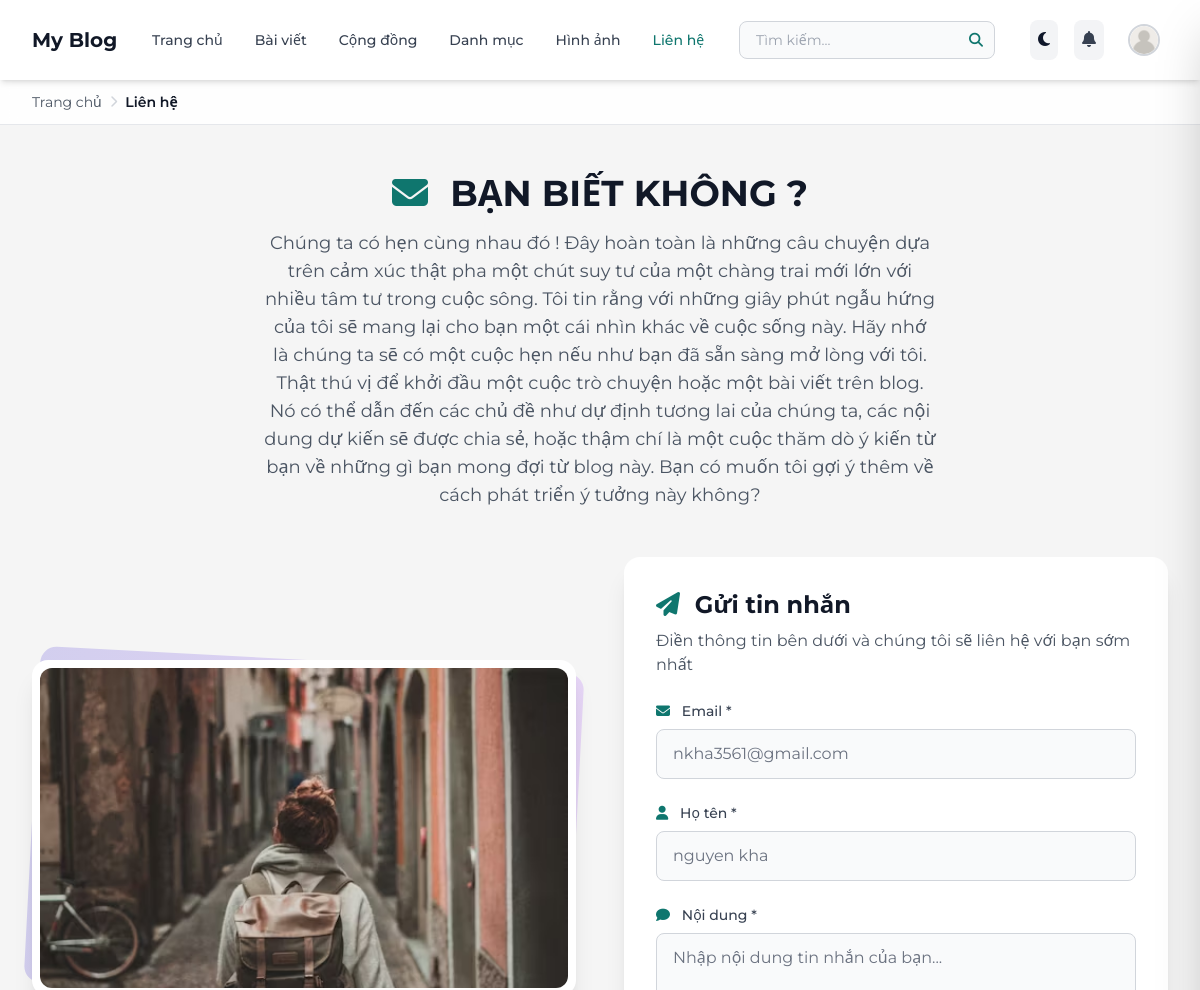
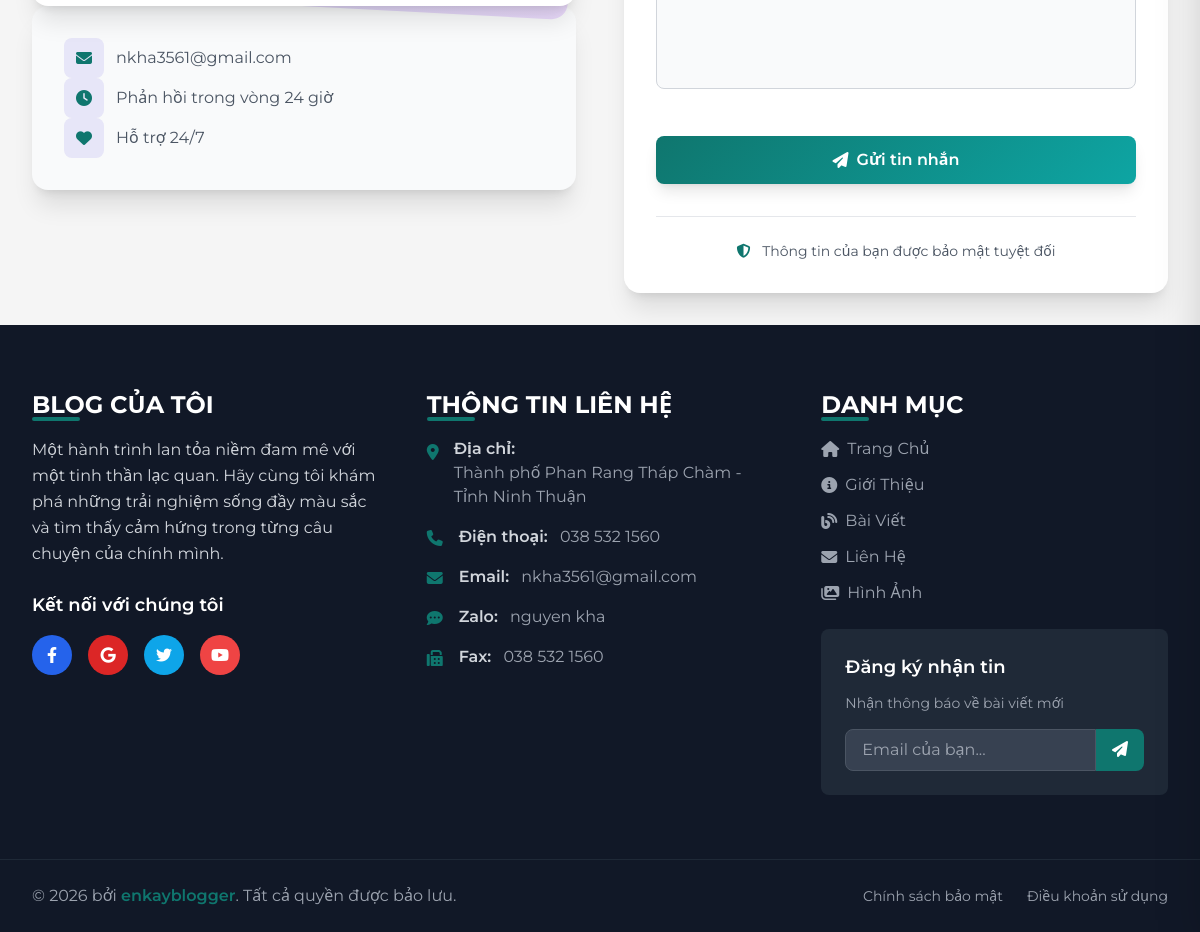
Screenshot of /project/static/contact.php (signed in) with the database file from the repository (2 pictures, top to bottom).
### tables this page shows
CREATE TABLE `settings` (
  `id` int(11) NOT NULL,
  `setting_key` varchar(255) NOT NULL,
  `setting_value` text NOT NULL
);

### project/static/contact.php (the view, shortened to what this page needs)
<?php
include '../components/connect.php';
function get_setting($conn, $key)
{
    try {
        $stmt = $conn->prepare("SELECT setting_value FROM `settings` WHERE setting_key = ?");
        $stmt->execute([$key]);
        return $stmt->fetchColumn();
    } catch (Exception $e) {
        return null;
    }
}
try {
    $image_url = get_setting($conn, 'lienhe_image') ?: '../uploaded_img/default_img.jpg';
    $tieude_text = get_setting($conn, 'lienhe_tieude') ?: 'Liên hệ với chúng tôi';
    $noidung_text = get_setting($conn, 'lienhe_noidung') ?: 'Chúng tôi luôn sẵn sàng lắng nghe ý kiến của bạn';
    $email_text = get_setting($conn, 'lienhe_email') ?: 'your-email@example.com';
    $name_text = get_setting($conn, 'lienhe_name') ?: 'Nhập họ tên của bạn';
} catch (Exception $e) {
    $image_url = '../uploaded_img/default_img.jpg';
    $tieude_text = 'Liên hệ với chúng tôi';
    $noidung_text = 'Chúng tôi luôn sẵn sàng lắng nghe ý kiến của bạn';
    $email_text = 'your-email@example.com';
    $name_text = 'Nhập họ tên của bạn';
}
?>
<?php
if (!isset($_SERVER['HTTP_X_REQUESTED_WITH']) || strtolower($_SERVER['HTTP_X_REQUESTED_WITH']) !== 'xmlhttprequest') {
    include '../components/layout_header.php';
}
?>
<?php
include '../components/breadcrumb.php';
$breadcrumb_items = auto_breadcrumb('Liên hệ');
if (!isset($_SERVER['HTTP_X_REQUESTED_WITH']) || strtolower($_SERVER['HTTP_X_REQUESTED_WITH']) !== 'xmlhttprequest') {
    render_breadcrumb($breadcrumb_items);
}
?>
<?php
if (!isset($_SERVER['HTTP_X_REQUESTED_WITH']) || strtolower($_SERVER['HTTP_X_REQUESTED_WITH']) !== 'xmlhttprequest') {
?>
    <main class="min-h-screen pt-4">
        <div class="container-custom py-8">
            <div class="text-center mb-12">
                <h1 class="text-4xl font-bold text-gray-900 dark:text-white mb-4">
                    <i class="fas fa-envelope mr-3 text-main"></i>
                    <?= htmlspecialchars($tieude_text) ?>
                </h1>
                <p class="text-lg text-gray-600 dark:text-gray-400 max-w-2xl mx-auto">
                    <?= htmlspecialchars($noidung_text) ?>
                </p>
            </div>
            <div class="max-w-6xl mx-auto">
                <div class="grid lg:grid-cols-2 gap-12 items-center">
                    <div class="order-2 lg:order-1">
                        <div class="relative group">
                            <div class="relative bg-white dark:bg-gray-800 rounded-2xl p-2 shadow-xl">
                                <img src="<?= htmlspecialchars($image_url) ?>"
                                    alt="Hình liên hệ"
                                    class="w-full h-64 md:h-80 object-cover rounded-xl"
                                    loading="lazy">
                            </div>
                        </div>
                        <div class="bg-gray-50 dark:bg-gray-700 rounded-2xl p-8 shadow-xl">
                            <div class="flex items-center space-x-3 text-gray-600 dark:text-gray-400">
                                <div class="w-10 h-10 bg-main/10 rounded-lg flex items-center justify-center">
                                    <i class="fas fa-envelope text-main"></i>
                                </div>
                                <span><?= htmlspecialchars($email_text) ?></span>
                            </div>
                            <div class="flex items-center space-x-3 text-gray-600 dark:text-gray-400">
                                <div class="w-10 h-10 bg-main/10 rounded-lg flex items-center justify-center">
                                    <i class="fas fa-clock text-main"></i>
                                </div>
                                <span>Phản hồi trong vòng 24 giờ</span>
                            </div>
                            <div class="flex items-center space-x-3 text-gray-600 dark:text-gray-400">
                                <div class="w-10 h-10 bg-main/10 rounded-lg flex items-center justify-center">
                                    <i class="fas fa-heart text-main"></i>
                                </div>
                                <span>Hỗ trợ 24/7</span>
                            </div>
                        </div>
                    </div>
                    <div class="order-1 lg:order-2">
                        <div class="bg-white dark:bg-gray-800 rounded-2xl shadow-xl p-8">
                            <div class="mb-6">
                                <h2 class="text-2xl font-bold text-gray-900 dark:text-white mb-2">
                                    <i class="fas fa-paper-plane mr-2 text-main"></i>
                                    Gửi tin nhắn
                                </h2>
                                <p class="text-gray-600 dark:text-gray-400">
                                    Điền thông tin bên dưới và chúng tôi sẽ liên hệ với bạn sớm nhất
                                </p>
                            </div>
                            <form action="" method="post" class="space-y-6" aria-label="Form liên hệ">
                                <div>
                                    <label for="email" class="block text-sm font-medium text-gray-700 dark:text-gray-300 mb-2">
                                        <i class="fas fa-envelope mr-2 text-main"></i>
                                        Email *
                                    </label>
                                    <input type="email"
                                        id="email"
                                        name="email"
                                        placeholder="<?= htmlspecialchars($email_text) ?>"
                                        required
                                        class="w-full px-4 py-3 border border-gray-300 dark:border-gray-600 rounded-lg
                                              bg-gray-50 dark:bg-gray-700 text-gray-900 dark:text-white
                                              focus:outline-none focus:ring-2 focus:ring-main focus:border-transparent
                                              transition-all duration-200 placeholder-gray-500">
                                </div>
                                <div>
                                    <label for="name" class="block text-sm font-medium text-gray-700 dark:text-gray-300 mb-2">
                                        <i class="fas fa-user mr-2 text-main"></i>
                                        Họ tên *
                                    </label>
                                    <input type="text"
                                        id="name"
                                        name="name"
                                        placeholder="<?= htmlspecialchars($name_text) ?>"
                                        required
                                        class="w-full px-4 py-3 border border-gray-300 dark:border-gray-600 rounded-lg
                                              bg-gray-50 dark:bg-gray-700 text-gray-900 dark:text-white
                                              focus:outline-none focus:ring-2 focus:ring-main focus:border-transparent
                                              transition-all duration-200 placeholder-gray-500">
                                </div>
                                <div>
                                    <label for="noi_dung" class="block text-sm font-medium text-gray-700 dark:text-gray-300 mb-2">
                                        <i class="fas fa-comment mr-2 text-main"></i>
                                        Nội dung *
                                    </label>
                                    <textarea name="noi_dung"
                                        id="noi_dung"
                                        rows="5"
                                        required
                                        placeholder="Nhập nội dung tin nhắn của bạn..."
                                        class="w-full px-4 py-3 border border-gray-300 dark:border-gray-600 rounded-lg
                                                 bg-gray-50 dark:bg-gray-700 text-gray-900 dark:text-white
                                                 focus:outline-none focus:ring-2 focus:ring-main focus:border-transparent
                                                 transition-all duration-200 placeholder-gray-500 resize-none"></textarea>
                                </div>
                                <div class="pt-4">
                                    <button type="submit"
                                        name="submit"
                                        class="w-full btn-primary group">
                                        <span class="flex items-center justify-center">
                                            <i class="fas fa-paper-plane mr-2 group-hover:translate-x-1 transition-transform"></i>
                                            Gửi tin nhắn
                                        </span>
                                    </button>
                                </div>
                            </form>
                            <div class="mt-8 pt-6 border-t border-gray-200 dark:border-gray-700">
                                <p class="text-sm text-gray-600 dark:text-gray-400 text-center">
                                    <i class="fas fa-shield-alt mr-2 text-main"></i>
                                    Thông tin của bạn được bảo mật tuyệt đối
                                </p>
                            </div>
                        </div>
                    </div>
                </div>
            </div>
        </div>
    </main>
    <?php
    if (!isset($_SERVER['HTTP_X_REQUESTED_WITH']) || strtolower($_SERVER['HTTP_X_REQUESTED_WITH']) !== 'xmlhttprequest') {
        include '../components/layout_footer.php';
    }
    ?>
<?php
}
?>

### project/css/ui-system.css (style rules this page uses)
:root { --ui-bg: #f8fafc; --ui-surface: #ffffff; --ui-text: #0f172a; --ui-muted: #64748b; --ui-border: #dbe4ee; --ui-primary: #0f766e; --ui-primary-strong: #0c5f59; --ui-danger: #dc2626; --ui-warning: #d97706; --ui-radius: 12px; --ui-shadow: 0 10px 30px rgba(15, 23, 42, 0.09); }
html, body { font-family: "Montserrat", "Segoe UI", sans-serif; color: var(--ui-text); }
.btn, .inline-btn, .btn-primary { background: linear-gradient( 135deg, var(--ui-primary) 0%, #0ea5a3 100% ) !important; color: #fff !important; }

### project/css/blog-modern.css (style rules this page uses)
.text-main { color: #0f766e !important; }
.btn-primary { background-color: #0f766e !important; }

### rows the page displays
settings: setting_value "BẠN BIẾT KHÔNG ?"
settings: setting_value "Chúng ta có hẹn cùng nhau đó ! Đây hoàn toàn là những câu chuyện dựa trên cảm xúc thật pha một chút suy tư của một chàng trai mới lớn với nhiều tâm tư trong cuộc sông. Tôi tin rằng với những giây phút ngẫu hứng của tôi sẽ mang lại cho bạn một cái nhìn khác về cuộc sống này. Hãy nhớ là chúng ta sẽ có một cuộc hẹn nếu như bạn đã sẵn sàng mở lòng với tôi. Thật thú vị để khởi đầu một cuộc trò chuyện hoặc một bài viết trên blog. Nó có thể dẫn đến các chủ đề như dự định tương lai của chúng ta, các nội dung dự kiến sẽ được chia sẻ, hoặc thậm chí là một cuộc thăm dò ý kiến từ bạn về những gì bạn mong đợi từ blog này. Bạn có muốn tôi gợi ý thêm về cách phát triển ý tưởng này không?"
settings: setting_value (picture)
settings: setting_value "nkha3561@gmail.com"

### other values shown
$item['title'] "Trang chủ"
$item['title'] "Liên hệ"
$diachi_text "Thành phố Phan Rang Tháp Chàm - Tỉnh Ninh Thuận"
$dienthoai_text "038 532 1560"
$email_text "nkha3561@gmail.com"
$name_text "nguyen kha"
$fax_text "038 532 1560"
$footer_text "enkayblogger"
